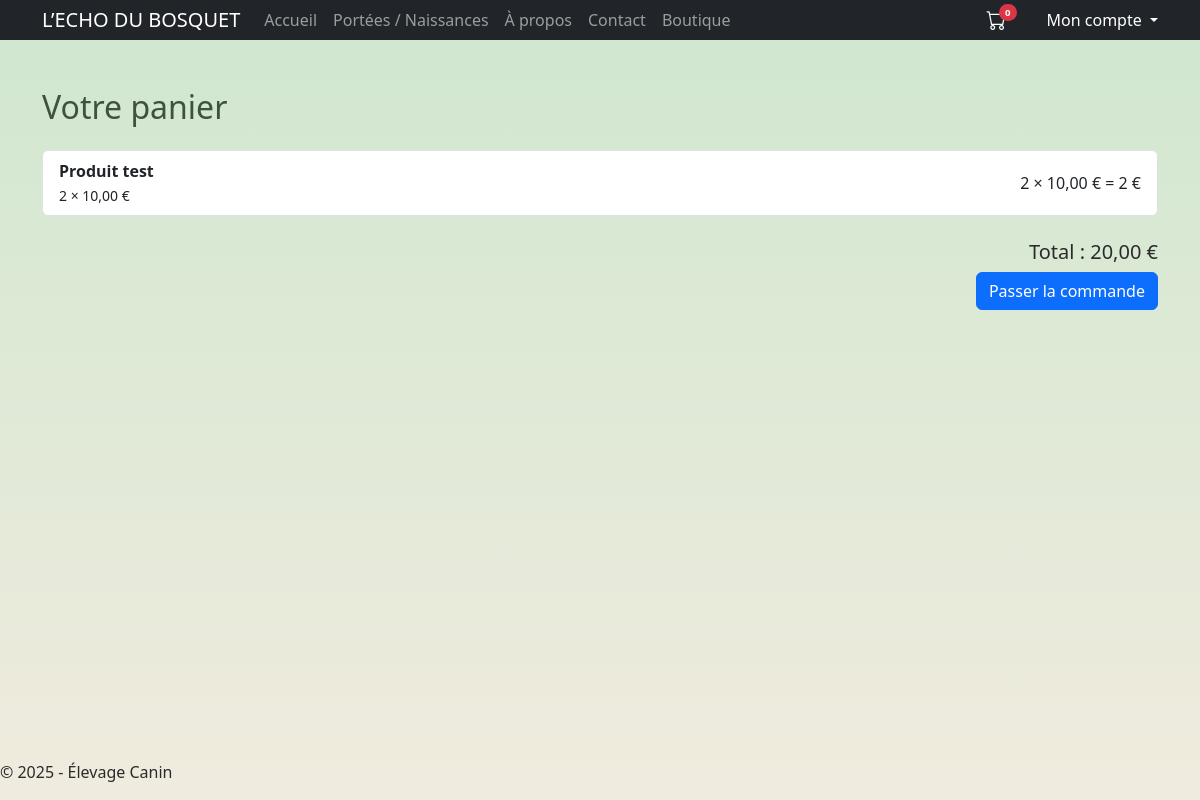
The page /panier/ (signed in) on the database its author committed.
### boutique/models.py (models this page shows, shortened)
class ProduitsPanier(models.Model):
    panier = models.ForeignKey(Panier, on_delete=models.CASCADE, related_name='produits')
    produit = models.ForeignKey('Produit', on_delete=models.CASCADE)
    quantite = models.PositiveIntegerField(default=1)

class Produit(models.Model):
    nom = models.CharField(max_length=100)
    description = models.TextField(blank=True)
    prix = models.DecimalField(max_digits=8, decimal_places=2)
    stock = models.PositiveIntegerField(default=0)  # 🔁 remplacé
    nombre_ventes = models.PositiveIntegerField(default=0)  # 🔁 ajouté
    image = models.ImageField(upload_to='produits/', blank=True, null=True)
    actif = models.BooleanField(default=True)
    seuil_alerte = models.PositiveIntegerField(default=0, verbose_name="Seuil d’alerte stock")

### boutique/views.py (the view)
# urls.py: path('panier/', panier_view, name='panier'),
def panier_view(request):
    panier = Panier.objects.filter(utilisateur=request.user).first()
    produits = panier.produits.select_related('produit') if panier else []
    total = sum(item.produit.prix * item.quantite for item in produits)
    return render(request, 'boutique/panier.html', {
        'produits': produits,
        'total': total
    })

### boutique/templates/boutique/panier.html (shortened to what this page needs)
{% extends 'base.html' %}
{% load static %}
{% block content %}
<div class="container mt-4">
  <h2 class="mb-4">Votre panier</h2>
  {% if produits %}
    <ul class="list-group mb-4">
      {% for item in produits %}
        <li class="list-group-item d-flex justify-content-between align-items-center">
          <div>
            <strong>{{ item.produit.nom }}</strong><br>
            <small>{{ item.quantite }} × {{ item.produit.prix }} €</small>
          </div>
          <span>{{ item.quantite|floatformat:0|add:"0"|floatformat }} × {{ item.produit.prix|floatformat:2 }} € =
                {{ item.quantite|floatformat:0|add:"0"|floatformat|floatformat:0|add:"0"|add:"0" }} €
          </span>
        </li>
      {% endfor %}
    </ul>
    <div class="text-end mb-4">
      <h5>Total : {{ total|floatformat:2 }} €</h5>
      <a href="{% url 'commande' %}" class="btn btn-primary">Passer la commande</a>
    </div>
  {% else %}
    <p class="text-muted">Votre panier est vide.</p>
  {% endif %}
</div>
{% endblock %}

### elevage_site/static/css/style.css (style rules this page uses)
body { background: linear-gradient(to bottom, #cfe7cf, #f0ebde); font-family: 'Segoe UI', sans-serif; color: #2b2b2b; margin: 0; padding: 0; }
h1, h2, h3 { color: #3d533d; }

### rows shown on the page
ProduitsPanier: produit.nom "Produit test", quantite "2", produit.prix "10,00", quantite|add "2"

### other values the page prints
{{ total|floatformat:2 }} "20,00"
